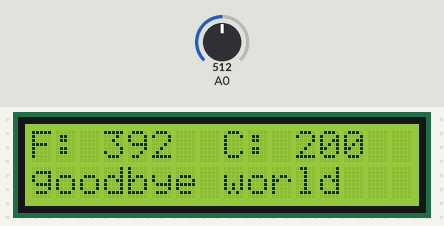
A sketch run on a simulated Arduino Uno, built with avr-gcc and run on an emulated ATmega328P. Parts: 16×2 character LCD. The inputs (shaded band) are chosen by the test bench; at power-on: A0 = 512.

Above: at 1.2 s.
1.3 s: A0 set to 164
At 2.5 s:
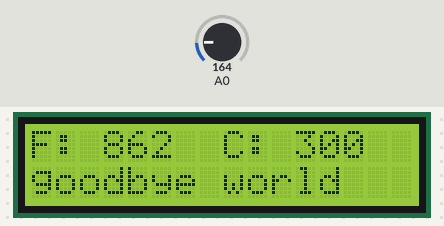
2.8 s: A0 set to 141
At 3.5 s:
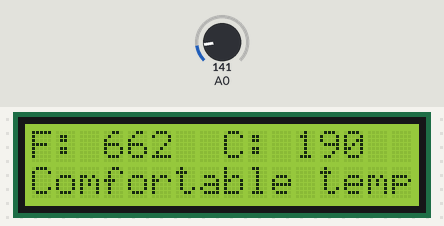
4.3 s: A0 set to 122
At 5.6 s:
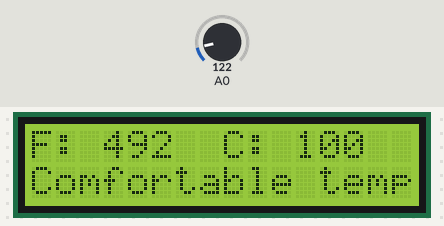
Timing chart, 0 to 7.3 s (numbered marks = the images above; inputs shaded):
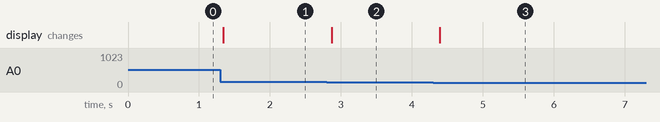

The sketch:

mainCpp.ino
```cpp
// include the library code:
#include <LiquidCrystal.h>
#include <math.h>

// initialize the library with the numbers of the interface pins
LiquidCrystal lcd(12, 11, 5, 4, 3, 2);
const int temperaturePin = 0;
float voltage, degreesC, degreesF;

float getVoltage (int pin) {
  return (analogRead(pin) * 0.004882814);
}

void setup() {
  // set up the LCD's number of columns and rows:
  lcd.begin(16, 2);
  // Print a message to the LCD.
  lcd.setCursor(0, 1);
  lcd.print("Temperature");
}

void loop() {
  // set the cursor to column 0, line 1
  // (note: line 1 is the second row, since counting begins with 0):

  voltage = getVoltage(temperaturePin);
  degreesC = (voltage - 0.5) * 100.0;
  degreesF = degreesC * (9.0/5.0) + 32.0;

  if (degreesC > 26) {
    lcd.setCursor(0, 1);
    lcd.print("goodbye world   ");
  }
  else {
    lcd.setCursor(0, 1);
    lcd.print("Comfortable temp");
  }

  lcd.setCursor(0, 0);
  lcd.print("F: ");
  lcd.setCursor(3, 0);
  lcd.print(round(degreesF));
  lcd.setCursor(8, 0);
  lcd.print("C: ");
  lcd.setCursor(11, 0);
  lcd.print(round(degreesC));


  delay(250);

  // print the number of seconds since reset:

  //-lcd.setCursor(0, 1);
  //lcd.print(millis() / 1);

}
```

Measured:
- the behaviour switches between 156 and 155 on A0 (found by bisection; images 1 and 2)
- after the input at 1.3 s, the display: changes at once (image 1)
- after the input at 2.8 s, the display: changes after 0.07 s (image 2)
- after the input at 4.3 s, the display: changes after 0.10 s (image 3)
